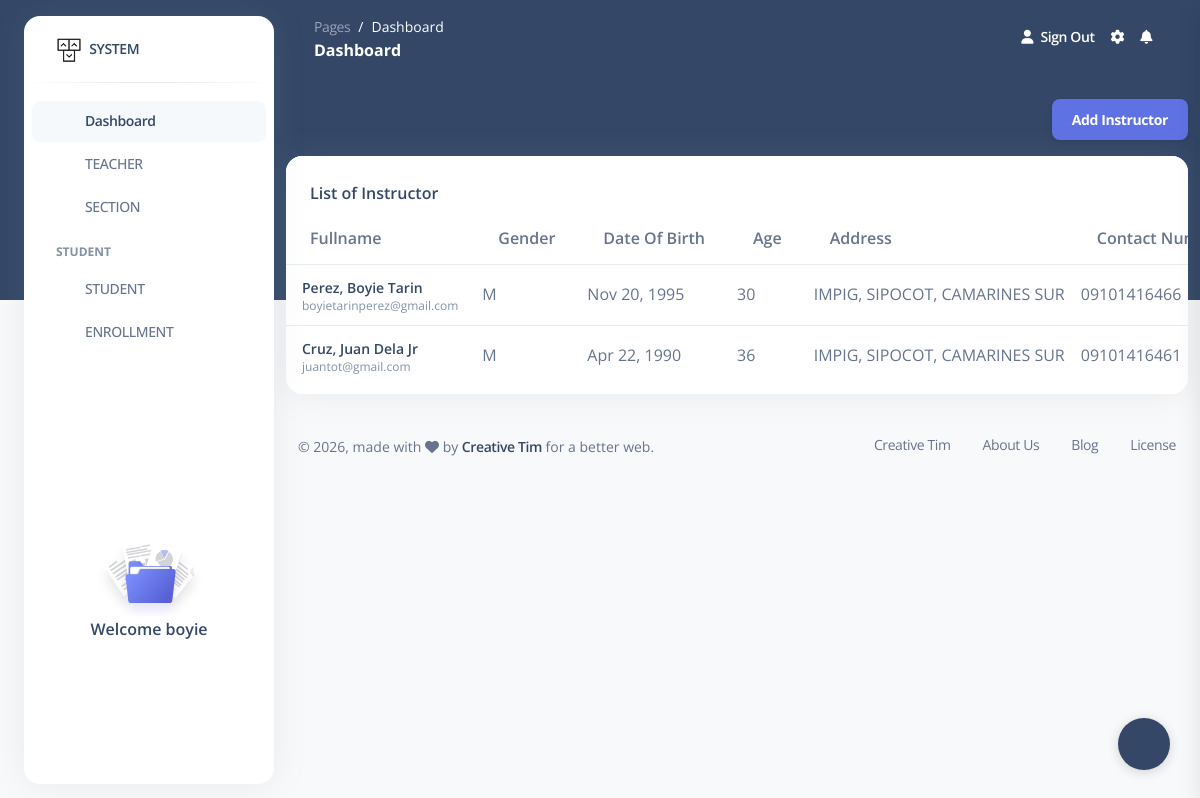
Screenshot of /teacher_view/ (signed in) with the database file from the repository.
### enrollment/models.py (models this page shows, shortened)
class Instructor(models.Model):
    instructor_id = models.UUIDField(primary_key = True, default = uuid.uuid4, editable = False)
    user = models.OneToOneField(User,on_delete=models.CASCADE,related_name='instructor_profile',null=True,blank=True)
    first_name = models.CharField(max_length=100)
    middle_name = models.CharField(max_length=50)
    last_name = models.CharField(max_length=100)
    ext_name = models.CharField(max_length=20)
    date_of_birth = models.DateField(default=timezone.now)
    gender = models.CharField(max_length=1, choices=GENDER_CHOICES,default='M')
    address = models.TextField(default='N/A')
    email = models.EmailField(unique=True)
    contact_number = models.CharField(max_length=20,default='N/A')
    licno = models.CharField(max_length=50,default='N/A',unique=True)
    @property
    def age(self):
        today = date.today()
        dob = self.date_of_birth
        age = today.year - dob.year
        if (today.month, today.day) < (dob.month, dob.day):
            age -= 1
        return age

### enrollment/views/teacher.py (the view)
# urls.py: path('teacher_view/', teacher.teacher_view, name='teacher_view'),
@login_required(login_url='login')
def teacher_view(request):
    teacher = Instructor.objects.all().order_by('-last_name')
    if request.method == "POST":
        form = TeacherForm(request.POST)
        if form.is_valid():
            form.save()
            messages.success(request, "Teacher Successfully Added")
            return redirect('teacher_view')
        else:
            messages.error(request, "Please correct the errors below")
    else:
        form = TeacherForm()
    return render(request, "enrollment/instructor/teacher.html", {'form': form,'ins': teacher})

### enrollment/templates/enrollment/instructor/teacher.html (shortened to what this page needs)
{% extends 'dashboard.html' %}
{% load static %}
{% block content %}
<div class="row">
  <div>
    <button class="btn btn-primary float-end" data-bs-toggle="modal" data-bs-target="#teacherModal">
       Add Instructor
    </button>
  </div>
</div>
<div class="row">
  <div class="col-12">
    <div class="card mb-4">
      <div class="card-header pb-0">
        <h6>List of Instructor</h6>
      </div>
      <div class="card-body px-0 pt-0 pb-2">
        <div class="table-responsive p-0">
          <table class="table align-items-center mb-0">
            <thead>
              <tr>
                <th>Fullname</th>
                <th>Gender</th>
                <th>Date of Birth</th>
                <th>Age</th>
                <th>Address</th>
                <th>Contact Number</th>
              </tr>
            </thead>
            <tbody>
              {% for i in ins %}
                <tr>
                  <td>
                    <div class="d-flex px-2 py-1">
                      <div class="d-flex flex-column">
                        <h6 class="mb-0 text-sm">{{ i.last_name }}, {{ i.first_name }} {{ i.middle_name }} {{ i.ext_name }}</h6>
                        <p class="text-xs text-secondary mb-0">{{ i.email }}</p>
                      </div>
                    </div>
                  </td>
                  <td>{{ i.gender }}</td>
                  <td >{{ i.date_of_birth|date:"M d, Y" }}</td>
                  <td >{{ i.age }}</td>
                  <td >{{ i.address }}</td>
                  <td >{{ i.contact_number }}</td>
                </tr>
              {% endfor %}
            </tbody>
          </table>
        </div>
      </div>
    </div>
  </div>
</div>
{% endblock %}

### enrollment/templates/includes/navigation.html (shortened to what this page needs)
{% load static %}
<aside class="sidenav bg-white navbar navbar-vertical navbar-expand-xs border-0 border-radius-xl my-3 fixed-start ms-4 " id="sidenav-main">
    <div class="sidenav-header">
      <a class="navbar-brand m-0" href=" https://demos.creative-tim.com/argon-dashboard/pages/dashboard.html " target="_blank">
        <img src="{% static 'img/logo-ct-dark.png' %}" width="26px" height="26px" class="navbar-brand-img h-100" alt="main_logo">
        <span class="ms-1 font-weight-bold">SYSTEM</span>
      </a>
    </div>
    <hr class="horizontal dark mt-0">
    <div class="collapse navbar-collapse  w-auto " id="sidenav-collapse-main">
      <ul class="navbar-nav">
        <li class="nav-item">
          <a class="nav-link active" href="/">
            <div class="icon icon-shape icon-sm border-radius-md text-center me-2 d-flex align-items-center justify-content-center">
            </div>
            <span class="nav-link-text ms-1">Dashboard</span>
          </a>
        </li>
        <li class="nav-item">
          <a class="nav-link " href="{% url 'teacher_view' %}">
            <div class="icon icon-shape icon-sm border-radius-md text-center me-2 d-flex align-items-center justify-content-center">
            </div>
            <span class="nav-link-text ms-1">TEACHER</span>
          </a>
        </li>
          <li class="nav-item">
          <a class="nav-link " href="{% url 'section_view' %}">
            <div class="icon icon-shape icon-sm border-radius-md text-center me-2 d-flex align-items-center justify-content-center">
            </div>
            <span class="nav-link-text ms-1">SECTION</span>
          </a>
        </li>
        <li class="nav-item mt-3">
          <h6 class="ps-4 ms-2 text-uppercase text-xs font-weight-bolder opacity-6">STUDENT</h6>
        </li>
        <li class="nav-item">
          <a class="nav-link " href="{% url 'student_view' %}">
            <div class="icon icon-shape icon-sm border-radius-md text-center me-2 d-flex align-items-center justify-content-center">
            </div>
            <span class="nav-link-text ms-1">STUDENT</span>
          </a>
        </li>
        <li class="nav-item">
          <a class="nav-link " href="{% url 'enrollment_create'%}">
            <div class="icon icon-shape icon-sm border-radius-md text-center me-2 d-flex align-items-center justify-content-center">
            </div>
            <span class="nav-link-text ms-1">ENROLLMENT</span>
          </a>
        </li>
      </ul>
    </div>
    <div class="sidenav-footer mx-3 ">
      <div class="card card-plain shadow-none" id="sidenavCard">
        <img class="w-50 mx-auto" src="{% static 'img/illustrations/icon-documentation.svg' %}" alt="sidebar_illustration">
        <div class="card-body text-center p-3 w-100 pt-0">
          <div class="docs-info">
            <h6 class="mb-0">Welcome {{ user }}</h6>
          </div>
        </div>
      </div>
    </div>
  </aside>

### rows the page displays
Instructor: last_name "Perez", first_name "Boyie", middle_name "Tarin", email "boyietarinperez@gmail.com", gender "M", date_of_birth "Nov 20, 1995", age "30", address "IMPIG, SIPOCOT, CAMARINES SUR", contact_number "09101416466"
Instructor: last_name "Cruz", first_name "Juan", middle_name "Dela", ext_name "Jr", email "juantot@gmail.com", gender "M", date_of_birth "Apr 22, 1990", age "36", address "IMPIG, SIPOCOT, CAMARINES SUR", contact_number "09101416461"

### other values shown
{{ user }} "boyie"
